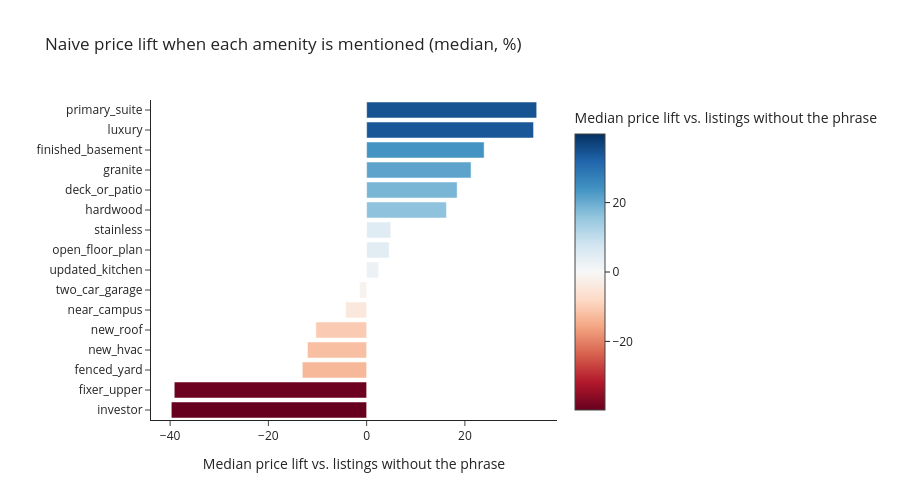

Source (notebook cell):
### Code cell
fig = px.bar(
    lift_df.sort_values("pct_lift"),
    x="pct_lift",
    y="amenity",
    orientation="h",
    color="pct_lift",
    color_continuous_scale="RdBu",
    color_continuous_midpoint=0,
    title="Naive price lift when each amenity is mentioned (median, %)",
    labels={
        "pct_lift": "Median price lift vs. listings without the phrase",
        "amenity": "",
    },
    height=500,
)
fig.show()

### Figure 1 — Plotly figure (JSON) as saved in the notebook; plotly's stock layout.template omitted (floating-point values rounded to 4 significant figures)
{"data": [{"hovertemplate": "Median price lift vs. listings without the phrase=%{marker.color}<br>=%{y}<extra></extra>", "legendgroup": "", "marker": {"color": [-39.76, -39.16, -13.1, -12.05, -10.34, -4.293, -1.46, 2.439, 4.584, 4.914, 16.25, 18.42, 21.25, 23.92, 33.98, 34.62], "coloraxis": "coloraxis", "pattern": {"shape": ""}}, "name": "", "orientation": "h", "showlegend": false, "textposition": "auto", "type": "bar", "x": [-39.76, -39.16, -13.1, -12.05, -10.34, -4.293, -1.46, 2.439, 4.584, 4.914, 16.25, 18.42, 21.25, 23.92, 33.98, 34.62], "xaxis": "x", "y": ["investor", "fixer_upper", "fenced_yard", "new_hvac", "new_roof", "near_campus", "two_car_garage", "updated_kitchen", "open_floor_plan", "stainless", "hardwood", "deck_or_patio", "granite", "finished_basement", "luxury", "primary_suite"], "yaxis": "y"}], "layout": {"barmode": "relative", "coloraxis": {"autocolorscale": false, "cmid": 0, "colorbar": {"title": {"text": "Median price lift vs. listings without the phrase"}}, "colorscale": [[0.0, "rgb(103,0,31)"], [0.1, "rgb(178,24,43)"], [0.2, "rgb(214,96,77)"], [0.3, "rgb(244,165,130)"], [0.4, "rgb(253,219,199)"], [0.5, "rgb(247,247,247)"], [0.6, "rgb(209,229,240)"], [0.7, "rgb(146,197,222)"], [0.8, "rgb(67,147,195)"], [0.9, "rgb(33,102,172)"], [1.0, "rgb(5,48,97)"]]}, "height": 500, "legend": {"tracegroupgap": 0}, "title": {"text": "Naive price lift when each amenity is mentioned (median, %)"}, "xaxis": {"anchor": "y", "domain": [0.0, 1.0], "title": {"text": "Median price lift vs. listings without the phrase"}}, "yaxis": {"anchor": "x", "domain": [0.0, 1.0], "title": {"text": ""}}}}
